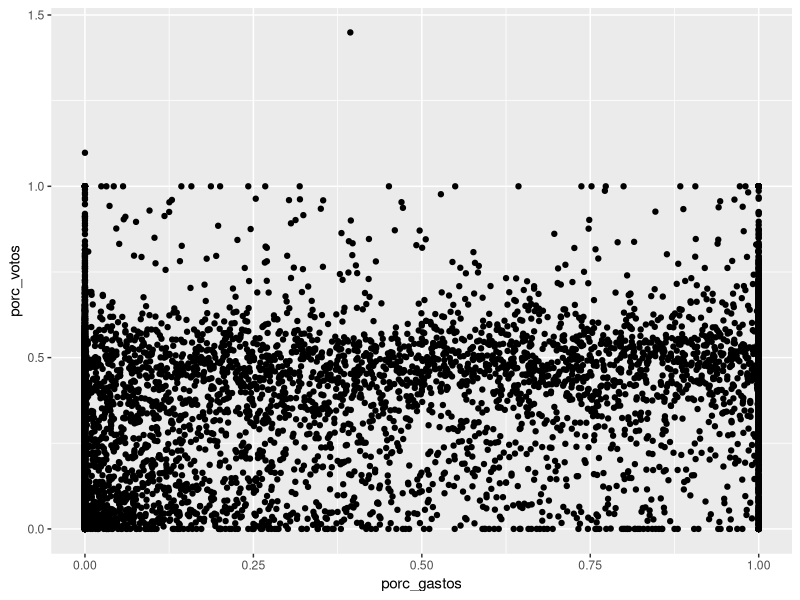
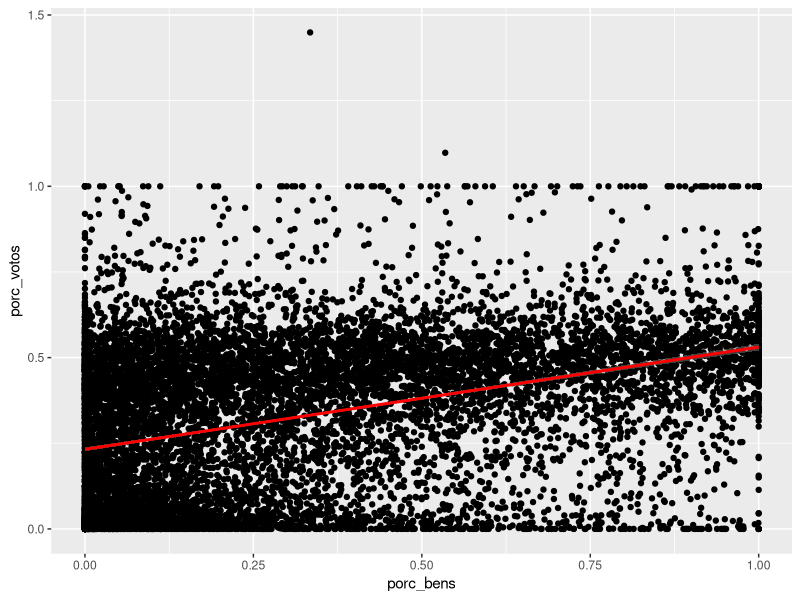

Recreate these plots in R, in order.
library(tidyverse)
df <- read.csv("votos_pref2016.csv")
df <- df %>%
  group_by(cod_mun) %>% 
  mutate(total_bens = sum(bens)) %>%
  mutate(total_gastos = sum(gastos)) %>%
  arrange(gastos,bens,votos)


df <- df %>%
  mutate(porc_votos = votos/total_votos) %>%
  mutate(porc_gastos = gastos/total_gastos) %>%
  mutate(porc_bens = bens/total_bens) 

df <- df %>%
  ungroup() %>%
  filter(porc_gastos <= 1) %>%
  select(sexo,raca,porc_votos,porc_gastos,porc_bens)

df <- df %>%
  mutate(raca2 = ifelse(raca == "BRANCA","BRANCA","N_BRANCA")) %>%
  select(sexo,raca2,porc_votos,porc_gastos,porc_bens)


ggplot(df,aes(porc_gastos,porc_votos)) + geom_point()
ggplot(df,aes(porc_bens,porc_votos)) + geom_point() + stat_smooth(method="lm",col="red")

fit1 <- lm(porc_votos~.,df)
